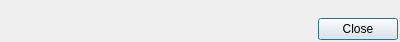
<?xml version="1.0" encoding="UTF-8"?>
<ui version="4.0">
 <class>CDownloadStatistics</class>
 <widget class="QDialog" name="CDownloadStatistics">
  <property name="geometry">
   <rect>
    <x>0</x>
    <y>0</y>
    <width>400</width>
    <height>42</height>
   </rect>
  </property>
  <property name="windowTitle">
   <string>Downloaded statistics</string>
  </property>
  <layout class="QVBoxLayout" name="verticalLayout">
   <property name="spacing">
    <number>2</number>
   </property>
   <property name="leftMargin">
    <number>2</number>
   </property>
   <property name="topMargin">
    <number>2</number>
   </property>
   <property name="rightMargin">
    <number>2</number>
   </property>
   <property name="bottomMargin">
    <number>2</number>
   </property>
   <item>
    <widget class="QLabel" name="m_stats">
     <property name="text">
      <string/>
     </property>
    </widget>
   </item>
   <item>
    <widget class="QDialogButtonBox" name="buttonBox">
     <property name="orientation">
      <enum>Qt::Horizontal</enum>
     </property>
     <property name="standardButtons">
      <set>QDialogButtonBox::Close</set>
     </property>
    </widget>
   </item>
  </layout>
 </widget>
 <resources/>
 <connections>
  <connection>
   <sender>buttonBox</sender>
   <signal>accepted()</signal>
   <receiver>CDownloadStatistics</receiver>
   <slot>accept()</slot>
   <hints>
    <hint type="sourcelabel">
     <x>248</x>
     <y>254</y>
    </hint>
    <hint type="destinationlabel">
     <x>157</x>
     <y>274</y>
    </hint>
   </hints>
  </connection>
  <connection>
   <sender>buttonBox</sender>
   <signal>rejected()</signal>
   <receiver>CDownloadStatistics</receiver>
   <slot>reject()</slot>
   <hints>
    <hint type="sourcelabel">
     <x>316</x>
     <y>260</y>
    </hint>
    <hint type="destinationlabel">
     <x>286</x>
     <y>274</y>
    </hint>
   </hints>
  </connection>
 </connections>
</ui>
